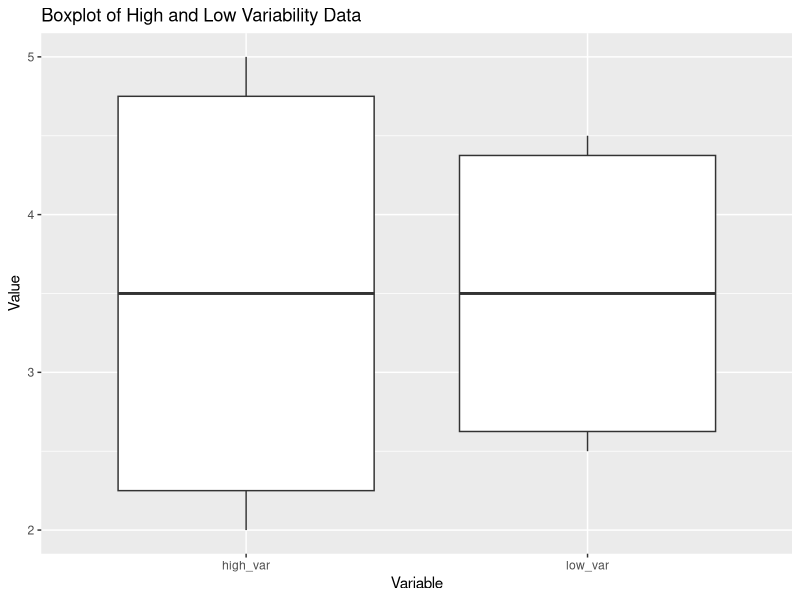
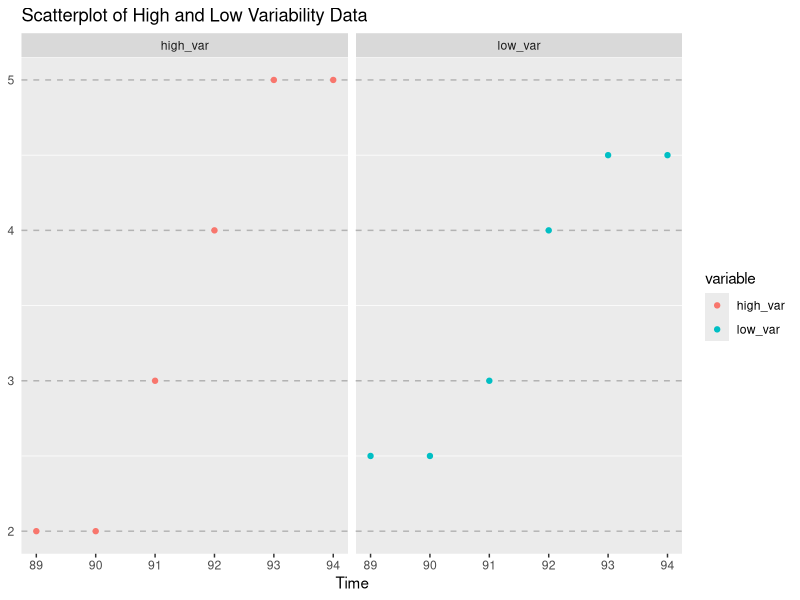
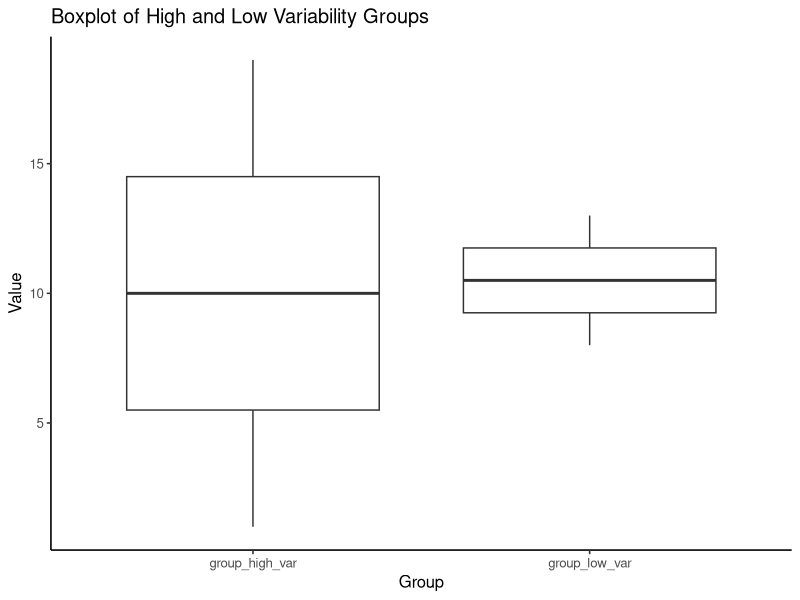
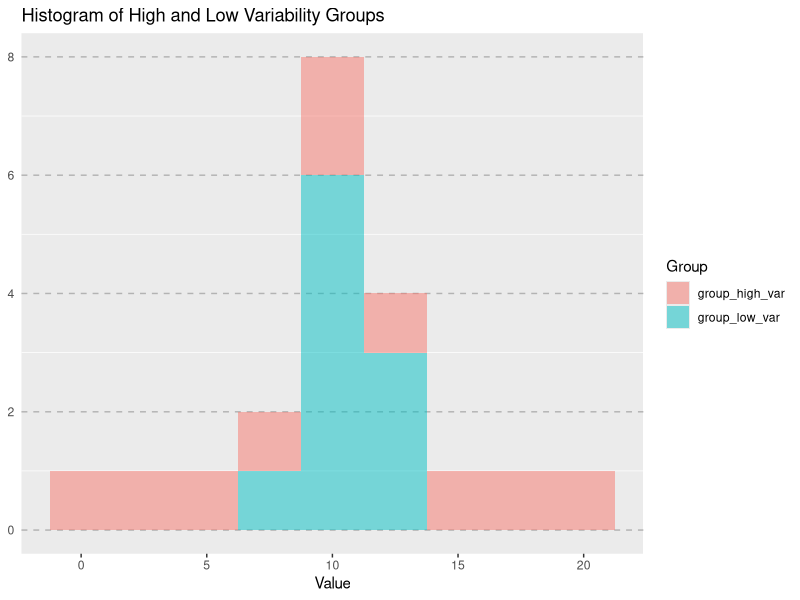
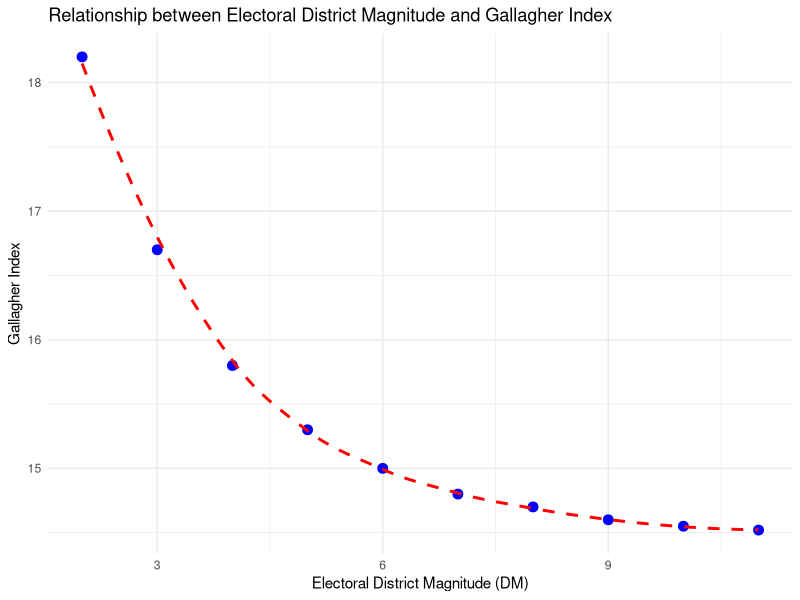
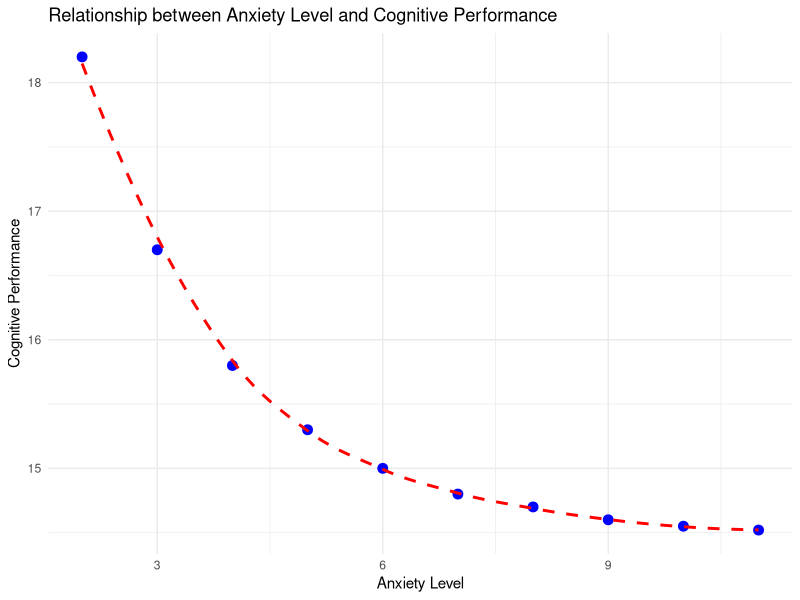
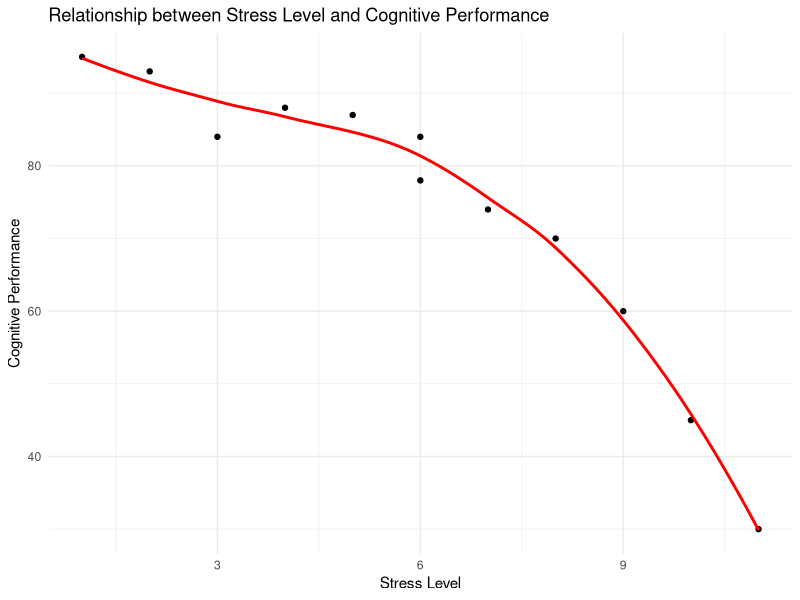
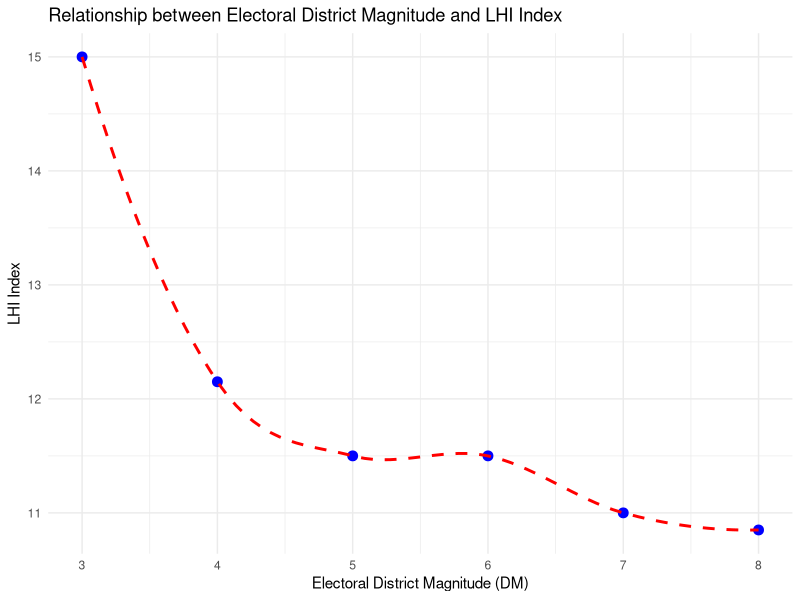

Source code (R) for these figures, in order:
## ---- chunk 1
knitr::opts_chunk$set(echo = TRUE, warning = FALSE, message = FALSE)
library(tidyverse)
library(ggpubr)
## ---- chunk 2
high_var <- c(2, 2, 3, 4, 5, 5)
low_var <- c(2.5, 2.5, 3, 4, 4.5, 4.5)

sd_high_var <- sd(high_var)
sd_low_var <- sd(low_var)

cat("Standard Deviation (High Variability):", round(sd_high_var, 2), "\n")
cat("Standard Deviation (Low Variability):", round(sd_low_var, 2), "\n")

cat("Variance (High Variability):", round(var(high_var), 2), "\n")
cat("Variance (Low Variability):", round(var(low_var), 2), "\n")
## ---- chunk 3
data_sd <- data.frame(time = c(89:94), high_var = high_var, low_var = low_var)

data_long_sd <- data_sd %>%
  pivot_longer(cols = c(high_var, low_var),
               names_to = "variable",
               values_to = "value")

ggplot(data = data_long_sd, aes(x = variable, y = value)) + 
  geom_boxplot() +
  labs(title = "Boxplot of High and Low Variability Data",
       x = "Variable", y = "Value")

ggplot(data = data_long_sd, aes(x = time, y = value, color = variable)) + 
  geom_point() + 
  facet_wrap(vars(variable)) + 
  theme_cleveland() +
  labs(title = "Scatterplot of High and Low Variability Data",
       x = "Time", y = "Value")
## ---- chunk 4
group_high_var <- c(85, 90, 95, 100, 105, 110, 115, 120, 125, 130)
group_low_var <- c(96, 97, 98, 99, 100, 101, 102, 103, 104, 105)

sd_high_var <- sd(group_high_var)
sd_low_var <- sd(group_low_var)

cat("Standard Deviation (High Variability):", round(sd_high_var, 2), "\n")
cat("Standard Deviation (Low Variability):", round(sd_low_var, 2), "\n")
## ---- chunk 5
group_high_var <- c(1, 3, 5, 7, 9, 11, 13, 15, 17, 19)
group_low_var <- c(8, 9, 9, 10, 10, 11, 11, 12, 12, 13)

sd_high_var <- sd(group_high_var)
sd_low_var <- sd(group_low_var)

cat("Standard Deviation (High Variability):", round(sd_high_var, 2), "\n")
cat("Standard Deviation (Low Variability):", round(sd_low_var, 2), "\n")
## ---- chunk 6
cat("High Variability Group:\n")
cat("25th percentile:", quantile(group_high_var, 0.25), "\n")
cat("Median:", median(group_high_var), "\n")
cat("75th percentile:", quantile(group_high_var, 0.75), "\n")

cat("\nLow Variability Group:\n")
cat("25th percentile:", quantile(group_low_var, 0.25), "\n")
cat("Median:", median(group_low_var), "\n")
cat("75th percentile:", quantile(group_low_var, 0.75), "\n")
## ---- chunk 7
data_sd_dm <- data.frame(
  group_high_var = group_high_var,
  group_low_var = group_low_var
)

data_long_dm_sd <- data_sd_dm %>%
  pivot_longer(cols = everything(),
               names_to = "variable",
               values_to = "value")

ggplot(data = data_long_dm_sd) + 
  geom_boxplot(aes(y = value, x = variable)) + 
  theme_classic2() +
  labs(title = "Boxplot of High and Low Variability Groups",
       x = "Group", y = "Value")

ggplot(data = data_long_dm_sd, aes(x = value, fill = factor(variable))) + 
  geom_histogram(alpha = 0.5, binwidth = 2.5) + 
  theme_cleveland() + 
  labs(title = "Histogram of High and Low Variability Groups",
       x = "Value", y = "Count", fill = "Group")
## ---- chunk 8
iqgroup_A = c(100, 120, 80, 140, 70, 100, 90, 150)
iqgroup_B = c(85, 90, 95, 100, 105, 110, 115, 120)

cat("Variance of Group A:", round(var(iqgroup_A), 2), "\n")
cat("Variance of Group B:", round(var(iqgroup_B), 2), "\n")

cat("Standard Deviation of Group A:", round(sd(iqgroup_A), 2), "\n")
cat("Standard Deviation of Group B:", round(sd(iqgroup_B), 2), "\n")
## ---- chunk 9
DM <- c(2, 3, 4, 5, 6, 7, 8, 9, 10, 11)
Gallagher <- c(18.2, 16.7, 15.8, 15.3, 15.0, 14.8, 14.7, 14.6, 14.55, 14.52)

cat("Covariance:", round(cov(DM, Gallagher), 2), "\n")
cat("Pearson Correlation:", round(cor(DM, Gallagher, method = "pearson"), 2), "\n")
cat("Spearman Correlation:", round(cor(DM, Gallagher, method = "spearman"), 2), "\n")

data <- data.frame(DM = DM, Gallagher = Gallagher)

ggplot(data, aes(x = DM, y = Gallagher)) +
  geom_point(size = 3, color = "blue") +
  geom_smooth(method = "loess", se = FALSE, color = "red", linetype = "dashed") +
  labs(x = "Electoral District Magnitude (DM)", y = "Gallagher Index",
       title = "Relationship between Electoral District Magnitude and Gallagher Index") +
  theme_minimal()
## ---- chunk 10
AL <- c(2, 3, 4, 5, 6, 7, 8, 9, 10, 11)
CP <- c(18.2, 16.7, 15.8, 15.3, 15.0, 14.8, 14.7, 14.6, 14.55, 14.52)

cat("Mean Cognitive Performance:", round(mean(CP), 2), "\n")
cat("Variance of Cognitive Performance:", round(var(CP), 2), "\n")
cat("Standard Deviation of Cognitive Performance:", round(sd(CP), 2), "\n")

cat("Covariance:", round(cov(AL, CP), 2), "\n")
cat("Pearson Correlation:", round(cor(AL, CP, method = "pearson"), 2), "\n")
cat("Spearman Correlation:", round(cor(AL, CP, method = "spearman"), 2), "\n")

data_alcp <- data.frame(AL = AL, CP = CP)

ggplot(data_alcp, aes(x = AL, y = CP)) +
  geom_point(size = 3, color = "blue") +
  geom_smooth(method = "loess", se = FALSE, color = "red", linetype = "dashed") +
  labs(x = "Anxiety Level", y = "Cognitive Performance",
       title = "Relationship between Anxiety Level and Cognitive Performance") +
  theme_minimal()

model_alcp <- lm(CP ~ AL, data = data_alcp)
summary(model_alcp)

lin_log_model_alcp <- lm(CP ~ log(AL), data = data_alcp)
summary(lin_log_model_alcp)
## ---- chunk 11
data <- data.frame(
  stress_level = c(1, 2, 3, 4, 5, 6, 6, 7, 8, 9, 10, 11),
  cognitive_performance = c(95, 93, 84, 88, 87, 84, 78, 74, 70, 60, 45, 30)
)

ggplot(data, aes(x = stress_level, y = cognitive_performance)) +
  geom_point() +
  geom_smooth(method = "loess", se = FALSE, color = "red") +
  labs(x = "Stress Level", y = "Cognitive Performance",
       title = "Relationship between Stress Level and Cognitive Performance") +
  theme_minimal()

cat("Pearson Correlation:", round(cor(data$stress_level, data$cognitive_performance, method = "pearson"), 2), "\n")
cat("Spearman Correlation:", round(cor(data$stress_level, data$cognitive_performance, method = "spearman"), 2), "\n")
cat("Kendall's Tau:", round(cor(data$stress_level, data$cognitive_performance, method = "kendall"), 2), "\n")
## ---- chunk 12
DM <- c(3, 4, 5, 6, 7, 8)
LHI <- c(15.5, 14.25, 13.5, 13.5, 13, 12.75)

DM <- c(3, 4, 5, 6, 7, 8)
LHI <- c(15, 12.15, 11.5, 11.5, 11, 10.85)

cat("Variance of DM:", round(var(DM), 2), "\n")
cat("Variance of LHI:", round(var(LHI), 2), "\n")
cat("Standard Deviation of DM:", round(sd(DM), 2), "\n")
cat("Standard Deviation of LHI:", round(sd(LHI), 2), "\n")

cat("Covariance:", round(cov(DM, LHI), 2), "\n")
cat("Pearson Correlation:", round(cor(DM, LHI, method = "pearson"), 2), "\n")
cat("Spearman Correlation:", round(cor(DM, LHI, method = "spearman"), 2), "\n")

data <- data.frame(DM = DM, LHI = LHI)

ggplot(data, aes(x = DM, y = LHI)) +
  geom_point(size = 3, color = "blue") +
  geom_smooth(method = "loess", se = FALSE, color = "red", linetype = "dashed") +
  labs(x = "Electoral District Magnitude (DM)", y = "LHI Index",
       title = "Relationship between Electoral District Magnitude and LHI Index") +
  theme_minimal()

ols1 <- lm(LHI ~ DM, data = data)
summary(ols1)
## ---- chunk 13
# Compute P(45 < X < 55) for X ~ Binomial(100, 0.5)
prob <- sum(dbinom(46:54, 100, 0.5))
cat("P(45 < X < 55) for X ~ Binomial(100, 0.5):", round(prob, 4), "\n")

# Compute P(X >= 8) for X ~ Binomial(10, 0.5)
prob <- sum(dbinom(8:10, 10, 0.5))
cat("P(X >= 8) for X ~ Binomial(10, 0.5):", round(prob, 4), "\n")
## ---- chunk 14
x1 <- c(1, 2, 3, 4, 5)
y1 <- c(2, 4, 5, 7, 8)

data <- data.frame(x1, y1)

model.1 <- lm(y1 ~ x1)
summary(model.1)
## ---- chunk 15
# DM <- c(4,10,3,8,7,4,6,2,7,14)
# LHI <- c(12,8,15,10,6,13,11,16,9,5)

DM <- c(4,10,3,8,7,4)
LHI <- c(12,8,15,10,6,13)

cat("Variance of DM:", round(var(DM), 2), "\n")
cat("Variance of LHI:", round(var(LHI), 2), "\n")
cat("Standard Deviation of DM:", round(sd(DM), 2), "\n")
cat("Standard Deviation of LHI:", round(sd(LHI), 2), "\n")

cat("Covariance:", round(cov(DM, LHI), 2), "\n")
cat("Pearson Correlation:", round(cor(DM, LHI, method = "pearson"), 2), "\n")
cat("Spearman Correlation:", round(cor(DM, LHI, method = "spearman"), 2), "\n")

data <- data.frame(DM = DM, LHI = LHI)

ggplot(data, aes(x = DM, y = LHI)) +
  geom_point(size = 3, color = "blue") +
  geom_smooth(method = "lm", se = FALSE, color = "red", linetype = "dashed") +
  labs(x = "District Magnitude (DM)", y = "LH Index",
       title = "Relationship between District Magnitude and LH Index") +
  theme_minimal()

model_lh <- lm(LHI ~ DM, data = data)
summary(model_lh)
## ---- chunk 16
DM <- c(5,11,4,8,7,4,6,3,7,15)
GHI <- c(12,7,15,10,6,13,11,18,9,2)

cat("Variance of DM:", round(var(DM), 2), "\n")
cat("Variance of GHI:", round(var(GHI), 2), "\n")
cat("Standard Deviation of DM:", round(sd(DM), 2), "\n")
cat("Standard Deviation of GHI:", round(sd(GHI), 2), "\n")

cat("Covariance:", round(cov(DM, GHI), 2), "\n")
cat("Pearson Correlation:", round(cor(DM, GHI, method = "pearson"), 2), "\n")
cat("Spearman Correlation:", round(cor(DM, GHI, method = "spearman"), 2), "\n")

data <- data.frame(DM = DM, GHI = GHI)

ggplot(data, aes(x = DM, y = GHI)) +
  geom_point(size = 3, color = "blue") +
  geom_smooth(method = "loess", se = FALSE, color = "red", linetype = "dashed") +
  labs(x = "District Magnitude (DM)", y = "Gallagher Index",
       title = "Relationship between District Magnitude and Gallagher Index") +
  theme_minimal()

model_gh <- lm(GHI ~ DM, data = data)
summary(model_gh)
## ---- chunk 17
group_high_var <- c(1, 3, 5, 7, 9, 11, 13, 15, 17, 19)
group_low_var <- c(8, 9, 9, 10, 10, 11, 11, 12, 12, 13)

sd_high_var <- sd(group_high_var)
sd_low_var <- sd(group_low_var)

cat("Standard Deviation (High Variability):", round(sd_high_var, 2), "\n")
cat("Standard Deviation (Low Variability):", round(sd_low_var, 2), "\n")
## ---- chunk 18
DM <- c(2, 3, 4, 5, 6, 7, 8, 9, 10, 11)
Gallagher <- c(18.2, 16.7, 15.8, 15.3, 15.0, 14.8, 14.7, 14.6, 14.55, 14.52)

cat("Variance of DM:", round(var(DM), 2), "\n")
cat("Variance of Gallagher:", round(var(Gallagher), 2), "\n")
cat("Standard Deviation of DM:", round(sd(DM), 2), "\n")
cat("Standard Deviation of Gallagher:", round(sd(Gallagher), 2), "\n")

cat("Covariance:", round(cov(DM, Gallagher), 2), "\n")
cat("Spearman Correlation:", round(cor(DM, Gallagher, method = "spearman"), 2), "\n")

data_disp <- data.frame(DM, Gallagher)

ggplot(data_disp, aes(x = DM, y = Gallagher)) +
  geom_point(size = 3, color = "blue") +
  geom_smooth(method = "loess", se = FALSE, color = "red", linetype = "dashed") +
  labs(x = "Electoral District Magnitude (DM)", y = "Gallagher Index",
       title = "Relationship between Electoral District Magnitude and Gallagher Index") +
  theme_minimal() +
  theme(
    plot.title = element_text(hjust = 0.5, size = 14, face = "bold"),
    axis.title = element_text(size = 12),
    axis.text = element_text(size = 10)
  )

# Linear model
model_disp <- lm(Gallagher ~ DM, data = data_disp)
summary(model_disp)

# Log-linear model
lin_log_model_disp <- lm(Gallagher ~ log(DM), data = data_disp)
summary(lin_log_model_disp)
## ---- chunk 19
data_alcp <- data.frame(
  stress_level = c(1, 2, 3, 4, 5, 6, 6, 7, 8, 9, 10, 11),
  cognitive_performance = c(95, 93, 84, 88, 87, 84, 78, 74, 70, 60, 45, 30)
)

ggplot(data_alcp, aes(x = stress_level, y = cognitive_performance)) +
  geom_point() +
  geom_smooth(method = "loess", se = FALSE, color = "red") +
  labs(x = "Stress Level", y = "Cognitive Performance",
       title = "Relationship between Stress Level and Cognitive Performance") +
  theme_minimal()

cat("Pearson Correlation:", round(cor(data_alcp$stress_level, data_alcp$cognitive_performance, method = "pearson"), 2), "\n")
cat("Spearman Correlation:", round(cor(data_alcp$stress_level, data_alcp$cognitive_performance, method = "spearman"), 2), "\n")
cat("Kendall's Tau:", round(cor(data_alcp$stress_level, data_alcp$cognitive_performance, method = "kendall"), 2), "\n")

model_alcp <- lm(stress_level ~ cognitive_performance, data = data_alcp)
summary(model_alcp)
## ---- chunk 20
group_high_var <- c(1, 3, 5, 7, 9, 11, 13, 15, 17, 19)
group_low_var <- c(8, 9, 9, 10, 10, 11, 11, 12, 12, 13)

sd_high_var <- sd(group_high_var)
sd_low_var <- sd(group_low_var)

cat("Standard Deviation (High Variability):", round(sd_high_var, 2), "\n")
cat("Standard Deviation (Low Variability):", round(sd_low_var, 2), "\n")

data_sd_dm <- data.frame(
  group_high_var = group_high_var,
  group_low_var = group_low_var
)

data_long_dm_sd <- data_sd_dm %>%
  pivot_longer(cols = everything(),
               names_to = "variable",
               values_to = "value")

ggplot(data = data_long_dm_sd) + 
  geom_boxplot(aes(y = value, x = variable)) + 
  theme_classic2() +
  labs(title = "Box Plot of High and Low Variability Groups",
       x = "Group", y = "Value")

ggplot(data = data_long_dm_sd, aes(x = value, fill = factor(variable))) + 
  geom_histogram(alpha = 0.5, binwidth = 2) + 
  theme_cleveland() + 
  labs(title = "Histogram of High and Low Variability Groups",
       x = "Value", y = "Count", fill = "Group")

ggplot(data = data_long_dm_sd, aes(x = value)) + 
  geom_histogram(alpha = 0.5, binwidth = 2.5) + 
  facet_grid(. ~ variable) + 
  theme_cleveland() +
  labs(title = "Faceted Histogram of High and Low Variability Groups",
       x = "Value", y = "Count")
## ---- chunk 21
library(dplyr)

# Generate synthetic data
set.seed(123)  # For reproducibility

data <- data.frame(
  age = rnorm(1000, mean = 45, sd = 15),
  income = rnorm(1000, mean = 50000, sd = 20000),
  education = sample(c("High School", "Bachelor's", "Master's", "PhD"), 1000, replace = TRUE),
  voted = sample(c(0, 1), 1000, replace = TRUE, prob = c(0.4, 0.6))
)

# Explore the data
summary(data)
table(data$education, data$voted)

# Prepare the data for logistic regression
data$education <- as.factor(data$education)  # Convert education to a factor variable

# Fit the logistic regression model
model <- glm(voted ~ age + income + education, data = data, family = binomial(link = "logit"))

# Interpret the model results
summary(model)

# Make predictions using the model
new_voter <- data.frame(age = 30, income = 60000, education = "Bachelor's")
predict(model, new_voter, type = "response")
